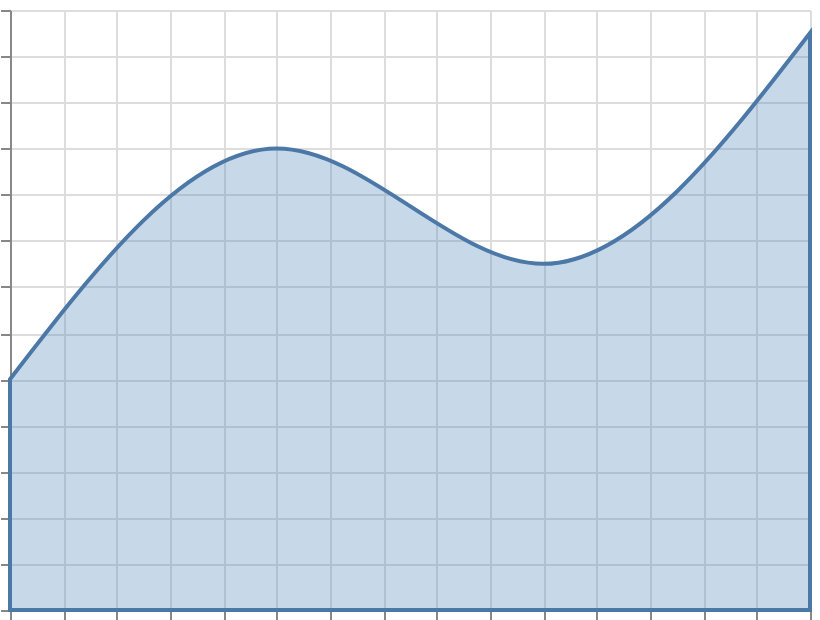

Express this chart as Vega-Lite.
### Vega specification from a JSON file in a GitHub repository (floating-point values rounded to 4 significant figures)
{"$schema": "https://vega.github.io/schema/vega/v6.json", "width": 400, "height": 300, "padding": 5, "autosize": "none", "data": [{"name": "table", "values": [{"x": 0, "y": 10}, {"x": 1, "y": 20}, {"x": 2, "y": 15}, {"x": 3, "y": 25}]}], "scales": [{"name": "x", "type": "linear", "domain": {"data": "table", "field": "x"}, "range": "width", "nice": true}, {"name": "y", "type": "linear", "domain": {"data": "table", "field": "y"}, "range": [{"signal": "height"}, 0], "nice": true}], "marks": [{"type": "area", "from": {"data": "table"}, "encode": {"update": {"x": {"scale": "x", "field": "x"}, "y": {"scale": "y", "field": "y"}, "y2": {"scale": "y", "value": 0}, "fill": {"value": "steelblue"}, "fillOpacity": {"value": 0.3}, "stroke": {"value": "#4c78a8"}, "strokeWidth": {"value": 2}, "interpolate": {"value": "monotone"}}}}], "axes": [{"scale": "x", "orient": "bottom", "grid": true, "labels": false}, {"scale": "y", "orient": "left", "grid": true, "labels": false}]}
